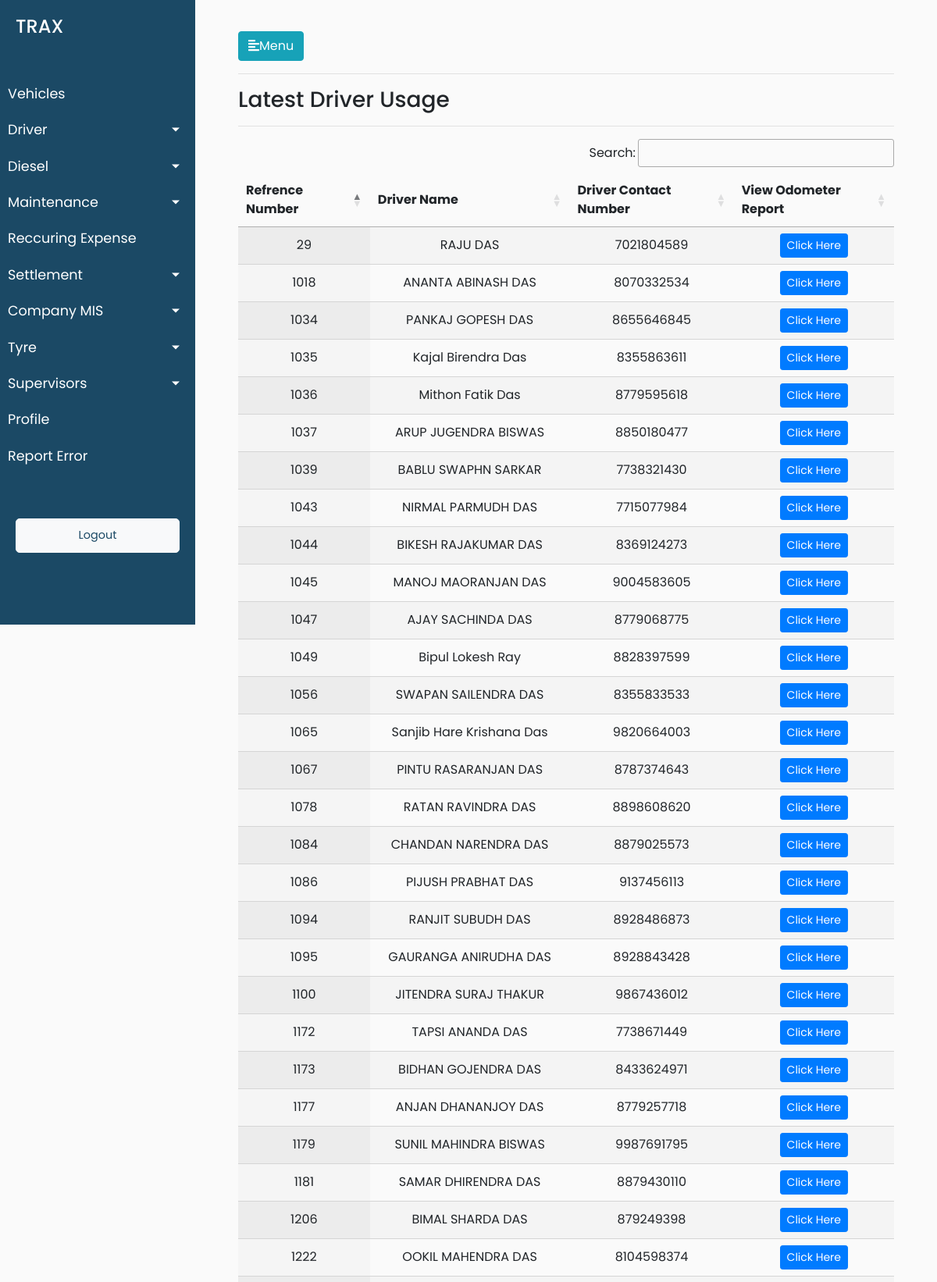
/driver/drivers_usage (upper part), run on the app's committed database.
### trax_vehicle_manager_data/models.py (models this page shows, shortened)
class Drivers(models.Model):
        driver_reference_no = models.IntegerField()
        driver_driver_name = models.CharField(max_length=264,default="")
        driver_vehicle_short_number = models.CharField(max_length=12,blank=True)
        driver_vehicle_number = models.CharField(max_length=12,blank=True)
        driver_vehicle_type = models.CharField(max_length=264,blank=True)
        vehicle_type_of_module = models.CharField(max_length=264,blank=True)
        driver_joining_date = models.DateTimeField(default=timezone.now)
        driver_license_number = models.CharField(max_length=264,blank=True)
        driver_aadhar_number = models.CharField(max_length=264,blank=True,default="")
        driver_contact_number = models.CharField(max_length=264,blank=True,default="")
        driver_pan_number = models.CharField(max_length=264,blank=True,default="")
        driver_address_proof = models.CharField(max_length=264,blank=True,default="")
        driver_photoid_proof = models.CharField(max_length=264,blank=True,default="")
        driver_driver_bank_name = models.CharField(max_length=264,default="")
        driver_bank_name = models.CharField(max_length=264,blank=True,default="")
        driver_bank_account_number = models.CharField(max_length=264,blank=True)
        driver_ban_ifsc_code = models.CharField(max_length=264,blank=True,default="")
        driver_bank_branch = models.CharField(max_length=264,blank=True,default="")
        driver_alternate_contact_number=models.CharField(max_length=264,blank=True,default="")
        driver_license_residence_address=models.CharField(max_length=264,blank=True,default="")
        driver_aadhar_card_residence_address=models.CharField(max_length=264,blank=True,default="")
        driver_years_of_experience = models.CharField(max_length=264,blank=True,default="")
        driver_last_employer_name = models.CharField(max_length=264,blank=True,default="")
        driver_years_with_kruze_or_aaron = models.CharField(max_length=264,blank=True,default="")

### trax_vehicle_manager_data/views.py (the view)
# urls.py: path('driver/drivers_usage',views.drivers_usage,name='drivers_usage'),
def drivers_usage(request):
    driver_objects = Drivers.objects.all()
    data = {'driver_objects':driver_objects}
    return render(request,'trax_vehicle_manager_data/driver_usage.html',data)

### trax_vehicle_manager_data/templates/trax_vehicle_manager_data/driver_usage.html (shortened to what this page needs)
{% extends 'trax_vehicle_manager_data/base.html' %}
{% load static %}
{% block stylesheets %}
<link rel="stylesheet" href="//cdn.datatables.net/1.10.19/css/jquery.dataTables.min.css">
{% endblock stylesheets %}
{% block content %}
<hr>
<h3>Latest Driver Usage</h3>
<hr>
<div>
    <table id="test_table" class="display" style="width:100%;text-align: center">
        <thead>
            <tr>
                <th>Refrence Number</th>
                <th>Driver Name</th>
                <th>Driver Contact Number</th>
                <th>View Odometer Report</th>
            </tr>
        </thead>
        <tbody>
            {% for driver in driver_objects %}
            <tr>
                <td>{{driver.driver_reference_no}}</td>
                <td>{{driver.driver_driver_name}}</td>
                <td>{{driver.driver_contact_number}}</td>
                <td><button type="button" class="btn btn-sm btn-primary">
                                <a href="{% url 'trax_vehicle_manager_data:drivers_details' pk=driver.pk %}">
                                    Click Here
                                </a>
                            </button></td>
            </tr>
            {% endfor %}
        </tbody>
    </table>
</div>
</div>
{% endblock %}

### trax_vehicle_manager_data/static/trax_vehicle_manager_data/style.css (style rules this page uses)
body { font-family: 'Poppins', sans-serif; background: #fafafa; }
a, a:hover, a:focus { color: inherit; text-decoration: none; transition: all 0.3s; }
#test_table { text-align: center; }

### data on the page
Drivers: driver_reference_no "1094", driver_driver_name "RANJIT SUBUDH DAS", driver_contact_number "8928486873"
Drivers: driver_reference_no "1045", driver_driver_name "MANOJ MAORANJAN DAS", driver_contact_number "9004583605"
Drivers: driver_reference_no "1056", driver_driver_name "SWAPAN SAILENDRA DAS", driver_contact_number "8355833533"
Drivers: driver_reference_no "1037", driver_driver_name "ARUP JUGENDRA BISWAS", driver_contact_number "8850180477"
Drivers: driver_reference_no "1222", driver_driver_name "OOKIL MAHENDRA DAS", driver_contact_number "8104598374"
Drivers: driver_reference_no "1034", driver_driver_name "PANKAJ GOPESH DAS", driver_contact_number "8655646845"
Drivers: driver_reference_no "1173", driver_driver_name "BIDHAN GOJENDRA DAS", driver_contact_number "8433624971"
Drivers: driver_reference_no "1043", driver_driver_name "NIRMAL PARMUDH DAS", driver_contact_number "7715077984"
Drivers: driver_reference_no "1177", driver_driver_name "ANJAN DHANANJOY DAS", driver_contact_number "8779257718"
Drivers: driver_reference_no "1206", driver_driver_name "BIMAL SHARDA DAS", driver_contact_number "879249398"
Drivers: driver_reference_no "1067", driver_driver_name "PINTU RASARANJAN DAS", driver_contact_number "8787374643"
Drivers: driver_reference_no "29", driver_driver_name "RAJU DAS", driver_contact_number "7021804589"
Drivers: driver_reference_no "1181", driver_driver_name "SAMAR DHIRENDRA DAS", driver_contact_number "8879430110"
Drivers: driver_reference_no "1179", driver_driver_name "SUNIL MAHINDRA BISWAS", driver_contact_number "9987691795"
Drivers: driver_reference_no "1084", driver_driver_name "CHANDAN NARENDRA DAS", driver_contact_number "8879025573"
Drivers: driver_reference_no "1039", driver_driver_name "BABLU SWAPHN SARKAR", driver_contact_number "7738321430"
Drivers: driver_reference_no "1044", driver_driver_name "BIKESH RAJAKUMAR DAS", driver_contact_number "8369124273"
Drivers: driver_reference_no "1086", driver_driver_name "PIJUSH PRABHAT DAS", driver_contact_number "9137456113"
Drivers: driver_reference_no "1036", driver_driver_name "Mithon Fatik Das", driver_contact_number "8779595618"
Drivers: driver_reference_no "1095", driver_driver_name "GAURANGA ANIRUDHA DAS", driver_contact_number "8928843428"
Drivers: driver_reference_no "1047", driver_driver_name "AJAY SACHINDA DAS", driver_contact_number "8779068775"
Drivers: driver_reference_no "1078", driver_driver_name "RATAN RAVINDRA DAS", driver_contact_number "8898608620"
Drivers: driver_reference_no "1100", driver_driver_name "JITENDRA SURAJ THAKUR", driver_contact_number "9867436012"
Drivers: driver_reference_no "1172", driver_driver_name "TAPSI ANANDA DAS", driver_contact_number "7738671449"
Drivers: driver_reference_no "1035", driver_driver_name "Kajal Birendra Das", driver_contact_number "8355863611"
Drivers: driver_reference_no "1065", driver_driver_name "Sanjib Hare Krishana Das", driver_contact_number "9820664003"
Drivers: driver_reference_no "1049", driver_driver_name "Bipul Lokesh Ray", driver_contact_number "8828397599"
Drivers: driver_reference_no "1018", driver_driver_name "ANANTA ABINASH DAS", driver_contact_number "8070332534"
